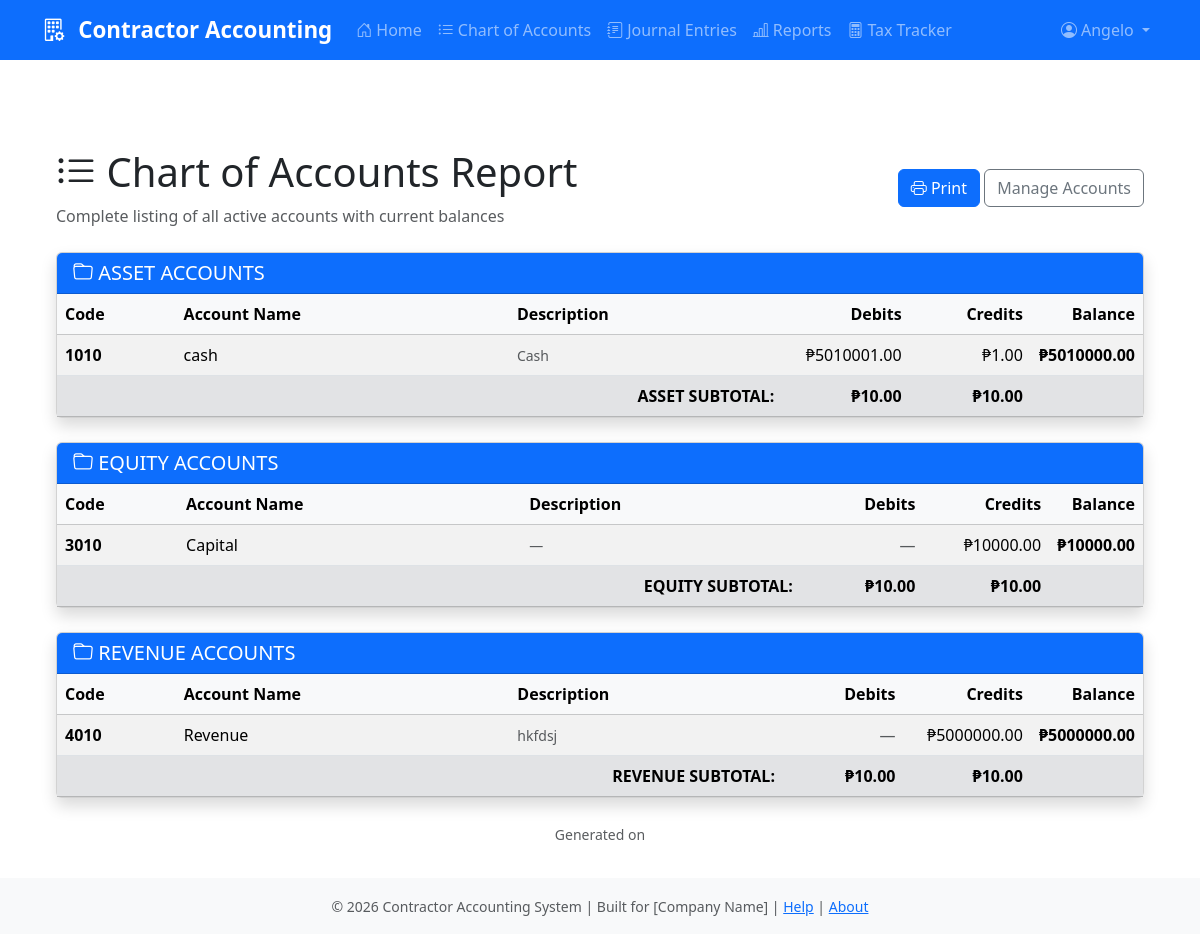
Page /ledger/reports/chart-of-accounts/ (signed in) on the committed database.
### Users/models.py (models this page shows, shortened)
class User(AbstractUser):
    ROLE_CHOICES = (
        ('admin', 'Admin'),
        ('accountant', 'Accountant'),
        ('bookkeeper', 'Bookkeeper'),
        ('client', 'Client'),
    )
    role = models.CharField(
        max_length=10, choices=ROLE_CHOICES, default='client')

### ledger/models.py (models this page shows, shortened)
class Account(models.Model):
    ACCOUNT_TYPES = [
        ('ASSET', 'Asset'),
        ('LIABILITY', 'Liability'),
        ('EQUITY', 'Equity'),
        ('REVENUE', 'Revenue'),
        ('EXPENSE', 'Expense'),
    ]
    code = models.CharField(max_length=20, unique=True,
                            help_text="Account code (e.g., 1010, 5010)")
    name = models.CharField(max_length=200, help_text="Account name")
    account_type = models.CharField(max_length=20, choices=ACCOUNT_TYPES)
    parent = models.ForeignKey(
        'self',
        on_delete=models.SET_NULL,
        null=True,
        blank=True,
        related_name='children',
        help_text="Parent account for hierarchical chart of accounts"
    )
    is_active = models.BooleanField(default=True)
    description = models.TextField(blank=True)
    created_at = models.DateTimeField(auto_now_add=True)
    updated_at = models.DateTimeField(auto_now=True)
    class Meta:
        ordering = ['code']
        verbose_name = "Account"
        verbose_name_plural = "Chart of Accounts"

### ledger/views.py (the view)
# urls.py: path('reports/chart-of-accounts/', views.report_chart_of_accounts,
@login_required(login_url='login')
def report_chart_of_accounts(request):
    from django.db.models import Sum
    from decimal import Decimal
    accounts = Account.objects.filter(
        is_active=True).order_by('account_type', 'code')
    accounts_with_balances = []
    for account in accounts:
        lines = JournalLine.objects.filter(
            journal__status='POSTED',
            account=account
        )
        debits = lines.aggregate(Sum('debit_amount'))[
            'debit_amount__sum'] or Decimal('0.00')
        credits = lines.aggregate(Sum('credit_amount'))[
            'credit_amount__sum'] or Decimal('0.00')
        if account.account_type in ['ASSET', 'EXPENSE']:
            balance = debits - credits
        else:
            balance = credits - debits
        accounts_with_balances.append({
            'account': account,
            'debits': debits,
            'credits': credits,
            'balance': balance,
        })
    context = {
        'accounts_with_balances': accounts_with_balances,
        'report_title': 'Chart of Accounts',
    }
    return render(request, 'ledger/report_chart_of_accounts.html', context)

### ledger/templates/ledger/report_chart_of_accounts.html (shortened to what this page needs)
{% extends 'ledger/base.html' %}
{% block content %}
<div class="container-fluid mt-4">
    <div class="d-flex justify-content-between align-items-center mb-4">
        <div>
            <h1 class="display-6"><i class="bi bi-list-ul"></i> Chart of Accounts Report</h1>
            <p class="text-muted mb-0">Complete listing of all active accounts with current balances</p>
        </div>
        <div>
            <button onclick="window.print()" class="btn btn-primary">
                <i class="bi bi-printer"></i> Print
            </button>
            <a href="{% url 'accounts_list' %}" class="btn btn-outline-secondary">
                Manage Accounts
            </a>
        </div>
    </div>
    {% regroup accounts_with_balances by account.account_type as account_groups %}
    {% for group in account_groups %}
        <div class="card shadow mb-4">
            <div class="card-header bg-primary text-white">
                <h5 class="mb-0">
                    <i class="bi bi-folder"></i> {{ group.grouper|upper }} ACCOUNTS
                </h5>
            </div>
            <div class="card-body p-0">
                <div class="table-responsive">
                    <table class="table table-striped table-hover mb-0">
                        <thead class="table-light">
                            <tr>
                                <th style="width: 12%;">Code</th>
                                <th style="width: 35%;">Account Name</th>
                                <th style="width: 28%;">Description</th>
                                <th class="text-end" style="width: 12%;">Debits</th>
                                <th class="text-end" style="width: 12%;">Credits</th>
                                <th class="text-end" style="width: 13%;">Balance</th>
                            </tr>
                        </thead>
                        <tbody>
                            {% for item in group.list %}
                                <tr>
                                    <td><strong>{{ item.account.code }}</strong></td>
                                    <td>
                                        {{ item.account.name }}
                                    </td>
                                    <td>
                                        <small class="text-muted">
                                            {{ item.account.description|default:"—"|truncatewords:10 }}
                                        </small>
                                    </td>
                                    <td class="text-end">
                                        {% if item.debits > 0 %}
                                            ₱{{ item.debits|floatformat:2 }}
                                        {% else %}
                                            <span class="text-muted">—</span>
                                        {% endif %}
                                    </td>
                                    <td class="text-end">
                                        {% if item.credits > 0 %}
                                            ₱{{ item.credits|floatformat:2 }}
                                        {% else %}
                                            <span class="text-muted">—</span>
                                        {% endif %}
                                    </td>
                                    <td class="text-end">
                                        {% if item.balance != 0 %}
                                            <strong class="{% if item.balance < 0 %}text-danger{% endif %}">
                                                ₱{{ item.balance|floatformat:2 }}
                                            </strong>
                                        {% else %}
                                            <span class="text-muted">₱0.00</span>
                                        {% endif %}
                                    </td>
                                </tr>
                            {% endfor %}
                        </tbody>
                        <tfoot class="table-secondary">
                            {% with group.list as items %}
                                <tr class="fw-bold">
                                    <td colspan="3" class="text-end">{{ group.grouper|upper }} SUBTOTAL:</td>
                                    <td class="text-end">
                                        ₱{% widthratio items|length 1 1 %}0.00
                                    </td>
                                    <td class="text-end">
                                        ₱{% widthratio items|length 1 1 %}0.00
                                    </td>
                                    <td class="text-end">
                                    </td>
                                </tr>
                            {% endwith %}
                        </tfoot>
                    </table>
                </div>
            </div>
        </div>
    {% endfor %}
    <div class="text-center mt-3 text-muted no-print">
        <small>Generated on {{ "now"|date:"M d, Y g:i A" }}</small>
    </div>
</div>
{% endblock %}

### ledger/templates/ledger/base.html (shortened to what this page needs)
<!DOCTYPE html>
<html lang="en">
<head>
    <link href="https://cdn.jsdelivr.net/npm/bootstrap@5.3.3/dist/css/bootstrap.min.css" rel="stylesheet">
    <link href="https://cdn.jsdelivr.net/npm/bootstrap-icons@1.11.3/font/bootstrap-icons.css" rel="stylesheet">
</head>
<body>
    <nav class="navbar navbar-expand-lg navbar-dark bg-primary sticky-top">
        <div class="container">
            <a class="navbar-brand" href="{% url 'dashboard' %}">
                <i class="bi bi-building-gear me-2"></i>
                Contractor Accounting
            </a>
            <div class="collapse navbar-collapse" id="navbarNav">
                <ul class="navbar-nav me-auto">
                    <li class="nav-item">
                        <a class="nav-link" href="{% url 'dashboard' %}">
                            <i class="bi bi-house-door me-1"></i>Home
                        </a>
                    </li>
                    <li class="nav-item">
                        <a class="nav-link" href="{% url 'accounts_list' %}">
                            <i class="bi bi-list-ul me-1"></i>Chart of Accounts
                        </a>
                    </li>
                    <li class="nav-item">
                        <a class="nav-link" href="{% url 'journals_list' %}">
                            <i class="bi bi-journal-text me-1"></i>Journal Entries
                        </a>
                    </li>
                    <li class="nav-item">
                        <a class="nav-link" href="{% url 'report_trial_balance' %}">
                            <i class="bi bi-bar-chart-line me-1"></i>Reports
                        </a>
                    </li>
                    <li class="nav-item">
                        <a class="nav-link" href="{% url 'taxes_dashboard' %}">
                            <i class="bi bi-calculator me-1"></i>Tax Tracker
                        </a>
                    </li>
                </ul>
                <ul class="navbar-nav">
                    <li class="nav-item dropdown">
                        <a class="nav-link dropdown-toggle" href="#" role="button" data-bs-toggle="dropdown">
                            <i class="bi bi-person-circle me-1"></i>{{ user.get_full_name|default:user.username }}
                        </a>
                    </li>
                </ul>
            </div>
        </div>
    </nav>
    <div class="container-fluid">
        <main class="main-content">
            {% block content %}
            {% endblock %}
        </main>
    </div>
    <footer class="footer mt-auto">
        <div class="container text-center">
            <small class="text-muted">
                &copy; 2026 Contractor Accounting System |
                Built for [Company Name] |
                <a href="#">Help</a> | <a href="#">About</a>
            </small>
        </div>
    </footer>
</body>
</html>

### ledger/templates/ledger/base.html (style rules this page uses)
.navbar-brand { font-weight: bold; font-size: 1.4rem; }
.navbar-nav .nav-link { font-weight: 500; }
.main-content { margin-top: 2rem; padding: 2rem; min-height: 70vh; }
.footer { background-color: #f8f9fa; padding: 1rem 0; margin-top: auto; }

### rows in the picture
User: get_full_name "Angelo"
Account: grouper "ASSET", account.code "1010", account.name "cash", account.description "Cash", debits "5010001.00", credits "1.00", balance "5010000.00", grouper "ASSET"
Account: grouper "EQUITY", account.code "3010", account.name "Capital", account.description "—", credits "10000.00", balance "10000.00", grouper "EQUITY"
Account: grouper "REVENUE", account.code "4010", account.name "Revenue", account.description "hkfdsj", credits "5000000.00", balance "5000000.00", grouper "REVENUE"
